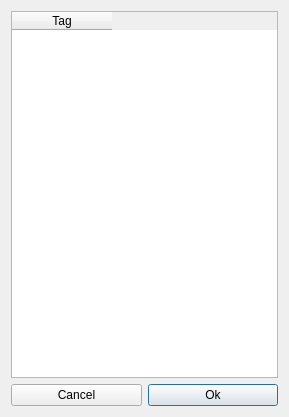
<?xml version="1.0" encoding="UTF-8"?>
<ui version="4.0">
 <class>SongEditorPanelTagWidget_UI</class>
 <widget class="QWidget" name="SongEditorPanelTagWidget_UI">
  <property name="geometry">
   <rect>
    <x>0</x>
    <y>0</y>
    <width>289</width>
    <height>417</height>
   </rect>
  </property>
  <property name="windowTitle">
   <string>Form</string>
  </property>
  <layout class="QVBoxLayout" name="verticalLayout_2">
   <item>
    <widget class="QTableWidget" name="tagTableWidget">
     <property name="dragDropMode">
      <enum>QAbstractItemView::InternalMove</enum>
     </property>
     <column>
      <property name="text">
       <string>Tag</string>
      </property>
     </column>
    </widget>
   </item>
   <item>
    <layout class="QVBoxLayout" name="verticalLayout">
     <item>
      <layout class="QGridLayout" name="gridLayout"/>
     </item>
     <item>
      <layout class="QHBoxLayout" name="horizontalLayout">
       <item>
        <widget class="QPushButton" name="CancelBtn">
         <property name="toolTip">
          <string/>
         </property>
         <property name="text">
          <string>Cancel</string>
         </property>
        </widget>
       </item>
       <item>
        <widget class="QPushButton" name="okBtn">
         <property name="text">
          <string>Ok</string>
         </property>
         <property name="default">
          <bool>true</bool>
         </property>
        </widget>
       </item>
      </layout>
     </item>
    </layout>
   </item>
  </layout>
 </widget>
 <tabstops>
  <tabstop>CancelBtn</tabstop>
  <tabstop>okBtn</tabstop>
 </tabstops>
 <resources/>
 <connections/>
</ui>
